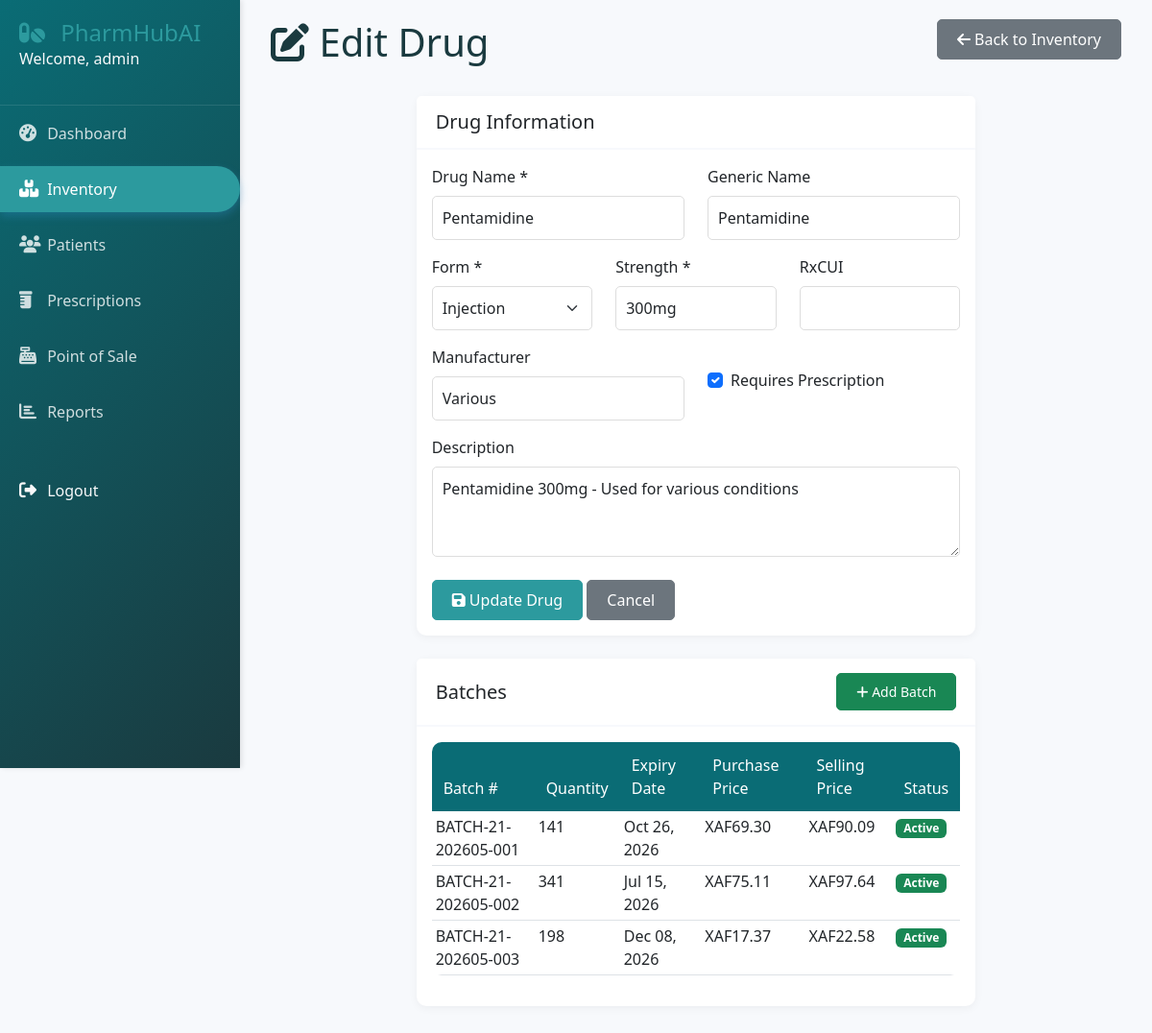
Page /inventory/21/edit/ (signed in) on the committed database.
### inventory/models.py (models this page shows, shortened)
class Drug(models.Model):
    DRUG_FORMS = (
        ('tablet', 'Tablet'),
        ('capsule', 'Capsule'),
        ('liquid', 'Liquid'),
        ('injection', 'Injection'),
        ('cream', 'Cream'),
        ('ointment', 'Ointment'),
        ('inhaler', 'Inhaler'),
    )
    pharmacy = models.ForeignKey('accounts.Pharmacy', on_delete=models.CASCADE, null=True)
    name = models.CharField(max_length=200)
    generic_name = models.CharField(max_length=200)
    rxcui = models.CharField(max_length=20, unique=True, null=True, blank=True)
    form = models.CharField(max_length=20, choices=DRUG_FORMS)
    strength = models.CharField(max_length=50)  # e.g., "500mg"
    manufacturer = models.CharField(max_length=200)
    description = models.TextField(blank=True)
    requires_prescription = models.BooleanField(default=True)
    created_at = models.DateTimeField(auto_now_add=True)
    updated_at = models.DateTimeField(auto_now=True)
    class Meta:
        indexes = [
            models.Index(fields=['name']),
            models.Index(fields=['rxcui']),
        ]

class Batch(models.Model):
    pharmacy = models.ForeignKey('accounts.Pharmacy', on_delete=models.CASCADE, null=True)
    drug = models.ForeignKey(Drug, on_delete=models.CASCADE, related_name='batches')
    supplier = models.ForeignKey(Supplier, on_delete=models.SET_NULL, null=True)
    batch_number = models.CharField(max_length=100, unique=True)
    quantity = models.PositiveIntegerField(default=0)
    purchase_price = models.DecimalField(max_digits=10, decimal_places=2)
    selling_price = models.DecimalField(max_digits=10, decimal_places=2)
    manufacture_date = models.DateField()
    expiry_date = models.DateField()
    created_at = models.DateTimeField(auto_now_add=True)
    updated_at = models.DateTimeField(auto_now=True)
    class Meta:
        indexes = [
            models.Index(fields=['expiry_date']),
            models.Index(fields=['batch_number']),
        ]
    def days_until_expiry(self):
        return (self.expiry_date - timezone.now().date()).days

### inventory/views.py (the view)
# urls.py: path('<int:pk>/edit/', views.inventory_edit, name='edit'),
@login_required
def inventory_edit(request, pk):
    drug = get_object_or_404(Drug, pk=pk)
    if request.method == 'POST':
        form = DrugForm(request.POST, instance=drug)
        if form.is_valid():
            form.save()
            messages.success(request, 'Drug updated successfully.')
            return redirect('inventory:detail', pk=drug.pk)
    else:
        form = DrugForm(instance=drug)
    return render(request, 'inventory/add_edit.html', {
        'form': form,
        'drug': drug,
        'edit_mode': True
    })

### templates/inventory/add_edit.html (shortened to what this page needs)
{% extends 'base.html' %}
{% block content %}
<div class="container-fluid">
    <div class="row mb-4">
        <div class="col">
            <h1>
                <i class="fas fa-{% if edit_mode %}edit{% else %}plus{% endif %}"></i>
                {% if edit_mode %}Edit{% else %}Add New{% endif %} Drug
            </h1>
        </div>
        <div class="col text-end">
            <a href="/inventory/" class="btn btn-secondary">
                <i class="fas fa-arrow-left"></i> Back to Inventory
            </a>
        </div>
    </div>
    <div class="row">
        <div class="col-md-8 mx-auto">
            <div class="card">
                <div class="card-header">
                    <h5 class="mb-0">Drug Information</h5>
                </div>
                <div class="card-body">
                    <form method="post" id="drugForm">
                        <div class="row">
                            <div class="col-md-6 mb-3">
                                <label for="{{ form.name.id_for_label }}" class="form-label">Drug Name *</label>
                                <input type="text" name="{{ form.name.name }}" id="{{ form.name.id_for_label }}"
                                       class="form-control" value="{{ form.name.value|default:'' }}" required>
                            </div>
                            <div class="col-md-6 mb-3">
                                <label for="{{ form.generic_name.id_for_label }}" class="form-label">Generic Name</label>
                                <input type="text" name="{{ form.generic_name.name }}" id="{{ form.generic_name.id_for_label }}"
                                       class="form-control" value="{{ form.generic_name.value|default:'' }}">
                            </div>
                        </div>
                        <div class="row">
                            <div class="col-md-4 mb-3">
                                <label for="{{ form.form.id_for_label }}" class="form-label">Form *</label>
                                <select name="{{ form.form.name }}" id="{{ form.form.id_for_label }}" class="form-select" required>
                                    {% for value, label in form.fields.form.choices %}
                                    <option value="{{ value }}" {% if form.form.value == value %}selected{% endif %}>
                                        {{ label }}
                                    </option>
                                    {% endfor %}
                                </select>
                            </div>
                            <div class="col-md-4 mb-3">
                                <label for="{{ form.strength.id_for_label }}" class="form-label">Strength *</label>
                                <input type="text" name="{{ form.strength.name }}" id="{{ form.strength.id_for_label }}"
                                       class="form-control" value="{{ form.strength.value|default:'' }}"
                                       placeholder="e.g., 500mg" required>
                            </div>
                            <div class="col-md-4 mb-3">
                                <label for="{{ form.rxcui.id_for_label }}" class="form-label">RxCUI</label>
                                <input type="text" name="{{ form.rxcui.name }}" id="{{ form.rxcui.id_for_label }}"
                                       class="form-control" value="{{ form.rxcui.value|default:'' }}">
                            </div>
                        </div>
                        <div class="row">
                            <div class="col-md-6 mb-3">
                                <label for="{{ form.manufacturer.id_for_label }}" class="form-label">Manufacturer</label>
                                <input type="text" name="{{ form.manufacturer.name }}" id="{{ form.manufacturer.id_for_label }}"
                                       class="form-control" value="{{ form.manufacturer.value|default:'' }}">
                            </div>
                            <div class="col-md-6 mb-3">
                                <div class="form-check mt-4">
                                    <input type="checkbox" name="{{ form.requires_prescription.name }}"
                                           id="{{ form.requires_prescription.id_for_label }}"
                                           class="form-check-input" {% if form.requires_prescription.value %}checked{% endif %}>
                                    <label class="form-check-label" for="{{ form.requires_prescription.id_for_label }}">
                                        Requires Prescription
                                    </label>
                                </div>
                            </div>
                        </div>
                        <div class="mb-3">
                            <label for="{{ form.description.id_for_label }}" class="form-label">Description</label>
                            <textarea name="{{ form.description.name }}" id="{{ form.description.id_for_label }}"
                                      class="form-control" rows="3">{{ form.description.value|default:'' }}</textarea>
                        </div>
                        <div class="mt-4">
                            <button type="submit" class="btn btn-primary">
                                <i class="fas fa-save"></i>
                                {% if edit_mode %}Update{% else %}Save{% endif %} Drug
                            </button>
                            <a href="/inventory/" class="btn btn-secondary">Cancel</a>
                        </div>
                    </form>
                </div>
            </div>
            {% if edit_mode and drug %}
            <div class="card mt-4">
                <div class="card-header d-flex justify-content-between align-items-center">
                    <h5 class="mb-0">Batches</h5>
                    <a href="/inventory/{{ drug.id }}/add-batch/" class="btn btn-sm btn-success">
                        <i class="fas fa-plus"></i> Add Batch
                    </a>
                </div>
                <div class="card-body">
                    {% with batches=drug.batches.all %}
                    {% if batches %}
                    <div class="table-responsive">
                        <table class="table table-sm">
                            <thead>
                                <tr>
                                    <th>Batch #</th>
                                    <th>Quantity</th>
                                    <th>Expiry Date</th>
                                    <th>Purchase Price</th>
                                    <th>Selling Price</th>
                                    <th>Status</th>
                                </tr>
                            </thead>
                            <tbody>
                                {% for batch in batches %}
                                <tr>
                                    <td>{{ batch.batch_number }}</td>
                                    <td>{{ batch.quantity }}</td>
                                    <td>{{ batch.expiry_date|date:"M d, Y" }}</td>
                                    <td>XAF{{ batch.purchase_price }}</td>
                                    <td>XAF{{ batch.selling_price }}</td>
                                    <td>
                                        {% if batch.expiry_date < today %}
                                            <span class="badge bg-danger">Expired</span>
                                        {% elif batch.days_until_expiry <= 30 %}
                                            <span class="badge bg-warning">Expiring Soon</span>
                                        {% else %}
                                            <span class="badge bg-success">Active</span>
                                        {% endif %}
                                    </td>
                                </tr>
                                {% endfor %}
                            </tbody>
                        </table>
                    </div>
                    {% else %}
                    <p class="text-muted text-center mb-0">No batches added yet.</p>
                    {% endif %}
                    {% endwith %}
                </div>
            </div>
            {% endif %}
        </div>
    </div>
</div>
{% endblock %}

### templates/base.html (shortened to what this page needs)
<!DOCTYPE html>
<html lang="en">
<head>
    <link href="https://cdn.jsdelivr.net/npm/bootstrap@5.3.0-alpha1/dist/css/bootstrap.min.css" rel="stylesheet">
    <link rel="stylesheet" href="https://cdnjs.cloudflare.com/ajax/libs/font-awesome/6.4.0/css/all.min.css">
    {% load static %}
    <link rel="stylesheet" href="{% static 'css/style.css' %}">
</head>
<body>
    {% if user.is_authenticated %}
    <div class="sidebar">
        <div class="sidebar-header">
            <a style="text-decoration: none; color: #2c9a9e;" href="{%url 'accounts:landing_page'%}"><h3><i class="fas fa-pills"></i> PharmHubAI</h3></a>
            <p class="text-light">Welcome, {{ user.get_full_name|default:user.username }}</p>
        </div>
        <ul class="nav flex-column">
            <li class="nav-item">
                <a class="nav-link {% if request.path == '/dashboard' %}active{% endif %}" href="/dashboard/">
                    <i class="fas fa-tachometer-alt"></i> Dashboard
                </a>
            </li>
            <li class="nav-item">
                <a class="nav-link {% if '/inventory' in request.path %}active{% endif %}" href="/inventory/">
                    <i class="fas fa-boxes"></i> Inventory
                </a>
            </li>
            <li class="nav-item">
                <a class="nav-link {% if '/patients' in request.path %}active{% endif %}" href="/patients/">
                    <i class="fas fa-users"></i> Patients
                </a>
            </li>
            <li class="nav-item">
                <a class="nav-link {% if '/prescriptions' in request.path %}active{% endif %}" href="/prescriptions/">
                    <i class="fas fa-prescription-bottle"></i> Prescriptions
                </a>
            </li>
            <li class="nav-item">
                <a class="nav-link {% if '/sales' in request.path %}active{% endif %}" href="/sales/pos/">
                    <i class="fas fa-cash-register"></i> Point of Sale
                </a>
            </li>
            <li class="nav-item">
                <a class="nav-link {% if '/reports' in request.path %}active{% endif %}" href="/reports/">
                    <i class="fas fa-chart-bar"></i> Reports
                </a>
            </li>
            <li class="nav-item mt-4">
                <a class="nav-link text-light" href="/logout/">
                    <i class="fas fa-sign-out-alt"></i> Logout
                </a>
            </li>
        </ul>
    </div>
    {% endif %}
    <div class="main-content">
        {% block content %}{% endblock %}
    </div>
</body>
</html>

### static/css/style.css (style rules this page uses)
:root { --primary-color: #0a6c75; --secondary-color: #2c9a9e; --success-color: #10b981; --danger-color: #ef4444; --warning-color: #f59e0b; --light-bg: #f7f9fc; --dark-text: #1a3a3f; --sidebar-width: 250px; }
body { font-family: 'Segoe UI', Tahoma, Geneva, Verdana, sans-serif; background-color: var(--light-bg); color: var(--dark-text); overflow-x: hidden; }
.sidebar { position: fixed; left: 0; top: 0; height: 100vh; width: var(--sidebar-width); background: linear-gradient(135deg, var(--primary-color), var(--dark-text)); color: white; padding: 20px 0; box-shadow: 2px 0 5px rgba(0,0,0,0.1); z-index: 1000; }
.sidebar-header { padding: 0 20px 20px; border-bottom: 1px solid rgba(255,255,255,0.1); }
.sidebar-header a { text-decoration: none; }
.sidebar-header h3 { margin: 0; font-size: 24px; font-weight: 300; }
.sidebar-header h3 i { color: var(--secondary-color); margin-right: 10px; }
.sidebar .nav-link { color: rgba(255,255,255,0.8); padding: 12px 20px; margin: 5px 0; transition: all 0.3s; border-radius: 0 30px 30px 0; }
.sidebar .nav-link.active { background-color: var(--secondary-color); color: white; box-shadow: 0 4px 10px rgba(52, 152, 219, 0.3); }
.sidebar .nav-link i { width: 25px; font-size: 18px; }
.main-content { margin-left: var(--sidebar-width); padding: 20px; min-height: 100vh; }
.card { border: none; border-radius: 10px; box-shadow: 0 2px 10px rgba(0,0,0,0.05); transition: transform 0.3s, box-shadow 0.3s; margin-bottom: 20px; }
.card-header { background-color: white; border-bottom: 2px solid var(--light-bg); padding: 15px 20px; font-weight: 600; }
.table { background-color: white; border-radius: 10px; overflow: hidden; }
.table thead th { background-color: var(--primary-color); color: white; font-weight: 500; border: none; padding: 12px; }
.btn { border-radius: 5px; padding: 8px 20px; font-weight: 500; transition: all 0.3s; }
.btn-primary { background-color: var(--secondary-color); border-color: var(--secondary-color); }
.form-control, .form-select { border-radius: 5px; border: 1px solid #ddd; padding: 10px; transition: all 0.3s; }

### rows in the picture
Drug: name "Pentamidine", generic_name "Pentamidine", form "Injection", strength "300mg", manufacturer "Various", description "Pentamidine 300mg - Used for various conditions"
Batch: batch_number "BATCH-21-202605-001", quantity "141", expiry_date "Oct 26, 2026", purchase_price "69.30", selling_price "90.09", shows "Active"
Batch: batch_number "BATCH-21-202605-002", quantity "341", expiry_date "Jul 15, 2026", purchase_price "75.11", selling_price "97.64", shows "Active"
Batch: batch_number "BATCH-21-202605-003", quantity "198", expiry_date "Dec 08, 2026", purchase_price "17.37", selling_price "22.58", shows "Active"

### other values in the picture
{{ user.get_full_name|default:user.username }} "admin"
